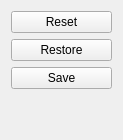
                <widget class="QWidget" name="widget_3" native="true">
                 <property name="minimumSize">
                  <size>
                   <width>84</width>
                   <height>0</height>
                  </size>
                 </property>
                 <property name="maximumSize">
                  <size>
                   <width>123</width>
                   <height>16777215</height>
                  </size>
                 </property>
                 <layout class="QVBoxLayout" name="verticalLayout_10">
                  <item>
                   <widget class="QPushButton" name="pushButton_4">
                    <property name="text">
                     <string>Reset</string>
                    </property>
                   </widget>
                  </item>
                  <item>
                   <widget class="QPushButton" name="pushButton_5">
                    <property name="text">
                     <string>Restore</string>
                    </property>
                   </widget>
                  </item>
                  <item>
                   <widget class="QPushButton" name="pushButton_6">
                    <property name="text">
                     <string>Save</string>
                    </property>
                   </widget>
                  </item>
                  <item>
                   <spacer name="verticalSpacer_3">
                    <property name="orientation">
                     <enum>Qt::Vertical</enum>
                    </property>
                    <property name="sizeHint" stdset="0">
                     <size>
                      <width>20</width>
                      <height>40</height>
                     </size>
                    </property>
                   </spacer>
                  </item>
                 </layout>
                </widget>
